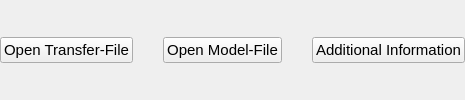
        <widget class="QFrame" name="buttonFrame">
         <property name="frameShape">
          <enum>QFrame::NoFrame</enum>
         </property>
         <property name="frameShadow">
          <enum>QFrame::Raised</enum>
         </property>
         <layout class="QHBoxLayout" name="horizontalLayout_5">
          <property name="spacing">
           <number>30</number>
          </property>
          <property name="leftMargin">
           <number>0</number>
          </property>
          <property name="topMargin">
           <number>0</number>
          </property>
          <property name="rightMargin">
           <number>0</number>
          </property>
          <property name="bottomMargin">
           <number>0</number>
          </property>
          <item>
           <widget class="QPushButton" name="openfileButton">
            <property name="font">
             <font>
              <pointsize>11</pointsize>
             </font>
            </property>
            <property name="mouseTracking">
             <bool>true</bool>
            </property>
            <property name="text">
             <string>Open Transfer-File</string>
            </property>
            <property name="icon">
             <iconset>
              <normaloff>../icons/edit.svg</normaloff>../icons/edit.svg</iconset>
            </property>
            <property name="flat">
             <bool>false</bool>
            </property>
           </widget>
          </item>
          <item>
           <widget class="QPushButton" name="openmodelButton">
            <property name="font">
             <font>
              <pointsize>11</pointsize>
             </font>
            </property>
            <property name="text">
             <string>Open Model-File</string>
            </property>
            <property name="icon">
             <iconset>
              <normaloff>../icons/edit.svg</normaloff>../icons/edit.svg</iconset>
            </property>
           </widget>
          </item>
          <item>
           <widget class="QPushButton" name="addinfoButton">
            <property name="font">
             <font>
              <pointsize>11</pointsize>
             </font>
            </property>
            <property name="mouseTracking">
             <bool>true</bool>
            </property>
            <property name="text">
             <string>Additional Information</string>
            </property>
            <property name="icon">
             <iconset>
              <normaloff>../icons/info.svg</normaloff>../icons/info.svg</iconset>
            </property>
            <property name="checkable">
             <bool>false</bool>
            </property>
            <property name="autoDefault">
             <bool>false</bool>
            </property>
            <property name="default">
             <bool>false</bool>
            </property>
            <property name="flat">
             <bool>false</bool>
            </property>
           </widget>
          </item>
         </layout>
        </widget>
